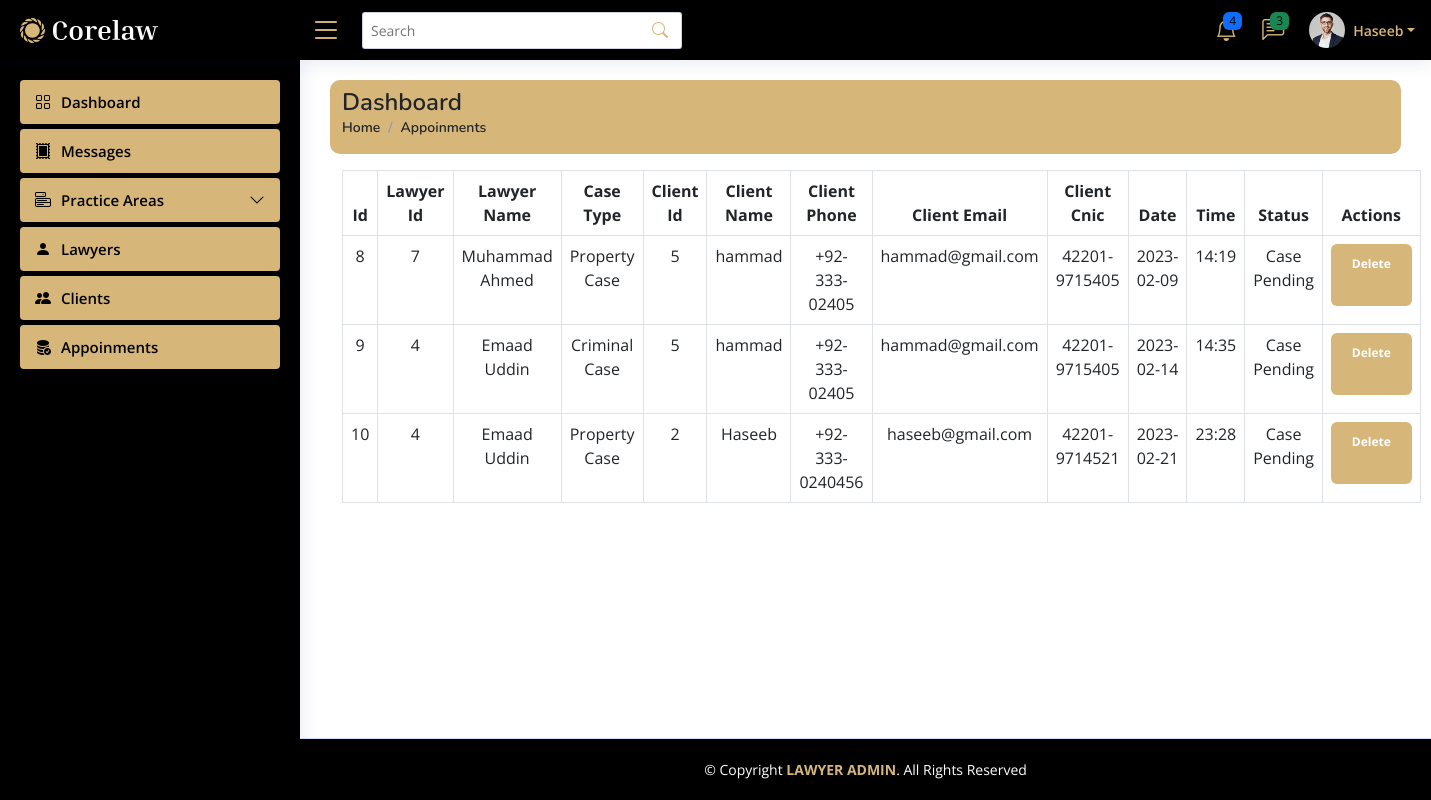
Page /Admin/Dashboard/appoinments.php (signed in) on the committed database.
### tables this page shows
CREATE TABLE `appoinments` (
  `Id` int(11) NOT NULL,
  `Lawyer_Id` int(11) DEFAULT NULL,
  `Lawyer_name` varchar(100) NOT NULL,
  `Case_type` varchar(50) DEFAULT NULL,
  `Client_Id` int(11) DEFAULT NULL,
  `Client_name` varchar(50) DEFAULT NULL,
  `Client_phone` varchar(50) DEFAULT NULL,
  `Client_email` varchar(50) DEFAULT NULL,
  `Client_cnic` varchar(50) DEFAULT NULL,
  `Date` varchar(20) DEFAULT NULL,
  `Time` varchar(20) DEFAULT NULL,
  `Status` varchar(50) NOT NULL
);

### Admin/Dashboard/appoinments.php (the view, shortened to what this page needs)
<?php
include 'includes/header.php';
?>
<div class="container">
    <div class="row">
        <div style="background-color: #D7B679; border-radius: 10px;" class="col-md-12">
            <div class="pagetitle mt-2 ">
                <h1 class="text-dark">Dashboard</h1>
                <nav>
                    <ol class="breadcrumb">
                        <li class="breadcrumb-item"><a class="text-dark" href="index.php">Home</a></li>
                        <li class="breadcrumb-item active text-dark">Appoinments</li>
                    </ol>
                </nav>
            </div>
        </div>
    </div>
</div>
<div class="container mt-3">
    <div class="row">
        <div class="col-md-12">
            <table class="table table-bordered text-center">
                <thead>
                    <tr>
                        <th scope="col">Id</th>
                        <th scope="col">Lawyer Id</th>
                        <th scope="col">Lawyer Name</th>
                        <th scope="col">Case Type</th>
                        <th scope="col">Client Id</th>
                        <th scope="col">Client Name</th>
                        <th scope="col">Client Phone</th>
                        <th scope="col">Client Email</th>
                        <th scope="col">Client Cnic</th>
                        <th scope="col">Date</th>
                        <th scope="col">Time</th>
                        <th scope="col">Status</th>
                        <th scope="col">Actions</th>
                    </tr>
                </thead>
                <tbody>
                    <?php
                    $show = "SELECT * FROM `appoinments` ";
                    $pdo_statement = $pdo_con->prepare($show);
                    $pdo_statement->execute();
                    $result = $pdo_statement->fetchAll(PDO::FETCH_ASSOC);
                    if ($pdo_statement->rowCount() > 0) {
                        foreach ($result as $row) { ?>
                            <tr>
                                <td><?php echo $row['Id'] ?></td>
                                <td><?php echo $row['Lawyer_Id'] ?></td>
                                <td><?php echo $row['Lawyer_name'] ?></td>
                                <td><?php echo $row['Case_type'] ?></td>
                                <td><?php echo $row['Client_Id'] ?></td>
                                <td><?php echo $row['Client_name'] ?></td>
                                <td><?php echo $row['Client_phone'] ?></td>
                                <td><?php echo $row['Client_email'] ?></td>
                                <td><?php echo $row['Client_cnic'] ?></td>
                                <td><?php echo $row['Date'] ?></td>
                                <td><?php echo $row['Time'] ?></td>
                                <td><?php echo $row['Status'] ?></td>
                                <td><button name="btn_delete" class="btn" style="background-color: #D7B679;">
                                        <?php echo "<a class='badge badge-danger' href='?type=delete&id=" . $row['id'] . "'>Delete</a>&nbsp;"; ?>
                                    </button></td>
                            </tr>
                    <?php  }
                    }
                    ?>
                </tbody>
            </table>
        </div>
    </div>
</div>
<?php include 'includes/footer.php'; ?>

### Admin/Dashboard/Includes/header.php (shortened to what this page needs)
<!DOCTYPE html>
<html lang="en">
<head>
  <link href="assets/vendor/bootstrap/css/bootstrap.min.css" rel="stylesheet">
  <link href="assets/vendor/bootstrap-icons/bootstrap-icons.css" rel="stylesheet">
  <link href="assets/vendor/boxicons/css/boxicons.min.css" rel="stylesheet">
  <link href="assets/vendor/quill/quill.snow.css" rel="stylesheet">
  <link href="assets/vendor/quill/quill.bubble.css" rel="stylesheet">
  <link href="assets/vendor/remixicon/remixicon.css" rel="stylesheet">
  <link href="assets/vendor/simple-datatables/style.css" rel="stylesheet">
  <link href="assets/css/style.css" rel="stylesheet">
</head>
<body class="bg-white">
  <?php
  if (isset($_SESSION['role']) == "Admin" ) { ?>
    <header id="header" class="header fixed-top d-flex align-items-center bg-black">
      <div class="d-flex align-items-center justify-content-center ">
        <a href="./index.php" class="logo d-flex align-items-center ">
          <img src="assets/img/header3-logo.svg" alt="">
        </a>
        <i class="bi bi-list toggle-sidebar-btn" style="color: #D7B679;"></i>
      </div>
      <div class="search-bar">
        <form class="search-form d-flex align-items-center" method="POST" action="#">
          <input type="text" name="query" placeholder="Search" title="Enter search keyword">
          <button type="submit" title="Search"><i class="bi bi-search" style="color: #D7B679;"></i></button>
        </form>
      </div>
      <nav class="header-nav ms-auto">
        <ul class="d-flex align-items-center">
          <li class="nav-item dropdown">
            <a class="nav-link nav-icon" style="color: #D7B679;" href="#" data-bs-toggle="dropdown">
              <i class="bi bi-bell"></i>
              <span class="badge bg-primary badge-number">4</span>
            </a>
          </li>
          <li class="nav-item dropdown">
            <a class="nav-link nav-icon" style="color: #D7B679;" href="#" data-bs-toggle="dropdown">
              <i class="bi bi-chat-left-text"></i>
              <span class="badge bg-success badge-number">3</span>
            </a>
          </li>
          <li class="nav-item dropdown pe-3">
            <a class="nav-link nav-profile d-flex align-items-center pe-0" href="#" data-bs-toggle="dropdown">
              <img src="assets/img/profile-img.jpg" alt="Profile" class="rounded-circle">
              <span class="d-none d-md-block dropdown-toggle ps-2" style="color: #D7B679;"><?php echo $_SESSION['username'] ?></span>
            </a>
          </li>
        </ul>
      </nav>
    </header>
    <aside id="sidebar" class="sidebar" style="background-color: black;">
      <ul class="sidebar-nav" id="sidebar-nav">
        <li class="nav-item">
          <a class="nav-link collapsed" style="background-color: #D7B679;" href="index.php">
            <i class="bi bi-grid" style="color: black;"></i>
            <span>Dashboard</span>
          </a>
        </li>
        <li class="nav-item">
          <a class="nav-link collapsed" style="background-color: #D7B679;" href="Contact_us_messages.php">
            <i class="bi bi-postage-fill" style="color: black;"></i>
            <span>Messages</span>
          </a>
        </li>
        <li class="nav-item">
          <a class="nav-link collapsed" style="background-color: #D7B679; " data-bs-target="#Practice" data-bs-toggle="collapse" href="#">
            <i class="bi bi-menu-button" style="color: black;"></i><span>Practice Areas</span><i style="color: black;" class="bi bi-chevron-down ms-auto"></i>
          </a>
        </li>
        <li class="nav-item">
          <a class="nav-link collapsed" style="background-color: #D7B679; " href="lawyers.php">
            <i class="bi bi-person-fill" style="color: black;"></i><span>Lawyers</span>
          </a>
        </li>
        <li class="nav-item">
          <a class="nav-link collapsed" style="background-color: #D7B679; color: black;" href="clients.php">
            <i class="bi bi-people-fill" style="color: black;"></i><span>Clients</span>
          </a>
        </li>
        <li class="nav-item">
          <a class="nav-link collapsed" style="background-color: #D7B679; color: black;" href="appoinments.php">
            <i class="bi bi-database-fill-check" style="color: black;"></i><span>Appoinments</span>
          </a>
        </li>
      </ul>
    </aside>
    <main id="main" class="main">
    <?php  }
    else {
    header("location:../admin_login.php");
    }
    ?>

### Admin/Dashboard/Includes/footer.php (shortened to what this page needs)
  </main>
<footer id="footer" class="footer fixed-bottom bg-black">
  <div class="copyright" style="color: white">
    &copy; Copyright <span style="color: #D7B679; font-weight: bolder;">LAWYER ADMIN</span>. All Rights Reserved
  </div>
</footer>
</body>
</html>

### Admin/Dashboard/assets/css/style.css (style rules this page uses)
:root { scroll-behavior: smooth; }
body { font-family: "Open Sans", sans-serif; background: #f6f9ff; color: #444444; }
a { color: #4154f1; text-decoration: none; }
h1, h2, h3, h4, h5, h6 { font-family: "Nunito", sans-serif; }
#main { margin-top: 60px; padding: 20px 30px; transition: all 0.3s; }
.pagetitle { margin-bottom: 10px; }
.pagetitle h1 { font-size: 24px; margin-bottom: 0; font-weight: 600; color: #012970; }
.breadcrumb { font-size: 14px; font-family: "Nunito", sans-serif; color: #899bbd; font-weight: 600; }
.breadcrumb a { color: #899bbd; transition: 0.3s; }
.breadcrumb .breadcrumb-item::before { color: #899bbd; }
.breadcrumb .active { color: #51678f; font-weight: 600; }
.logo { line-height: 1; }
@media (min-width: 1200px) { .logo { width: 280px; } }
.logo img { max-height: 26px; margin-right: 6px; }
.header { transition: all 0.5s; z-index: 997; height: 60px; box-shadow: 0px 2px 20px rgba(1, 41, 112, 0.1); background-color: #fff; padding-left: 20px; }
.header .toggle-sidebar-btn { font-size: 32px; padding-left: 10px; cursor: pointer; color: #012970; }
.header .search-bar { min-width: 360px; padding: 0 20px; }
.header .search-form { width: 100%; }
.header .search-form input { border: 0; font-size: 14px; color: #012970; border: 1px solid rgba(1, 41, 112, 0.2); padding: 7px 38px 7px 8px; border-radius: 3px; transition: 0.3s; width: 100%; }
.header .search-form button { border: 0; padding: 0; margin-left: -30px; background: none; }
.header .search-form button i { color: #012970; }
.header-nav ul { list-style: none; }
.header-nav>ul { margin: 0; padding: 0; }
.header-nav .nav-icon { font-size: 22px; color: #012970; margin-right: 25px; position: relative; }
.header-nav .nav-profile { color: #012970; }
.header-nav .nav-profile img { max-height: 36px; }
.header-nav .nav-profile span { font-size: 14px; font-weight: 600; }
.header-nav .badge-number { position: absolute; inset: -2px -5px auto auto; font-weight: normal; font-size: 12px; padding: 3px 6px; }
.sidebar { position: fixed; top: 60px; left: 0; bottom: 0; width: 300px; z-index: 996; transition: all 0.3s; padding: 20px; overflow-y: auto; scrollbar-width: thin; scrollbar-color: #aab7cf transparent; box-shadow: 0px 0px 20px rgba(1, 41, 112, 0.1); background-color: #fff; }
@media (min-width: 1200px) { #main, #footer { margin-left: 300px; } }
.sidebar-nav { padding: 0; margin: 0; list-style: none; }
.sidebar-nav li { padding: 0; margin: 0; list-style: none; }
.sidebar-nav .nav-item { margin-bottom: 5px; }
.sidebar-nav .nav-link { display: flex; align-items: center; font-size: 15px; font-weight: 600; color: #4154f1; transition: 0.3; background: #f6f9ff; padding: 10px 15px; border-radius: 4px; }
.sidebar-nav .nav-link i { font-size: 16px; margin-right: 10px; color: #4154f1; }
.sidebar-nav .nav-link.collapsed { color: #012970; background: #fff; }
.sidebar-nav .nav-link.collapsed i { color: #899bbd; }
.sidebar-nav .nav-link .bi-chevron-down { margin-right: 0; transition: transform 0.2s ease-in-out; }
.footer { padding: 20px 0; font-size: 14px; transition: all 0.3s; border-top: 1px solid #cddfff; }
.footer .copyright { text-align: center; color: #012970; }

### Admin/Dashboard/Includes/header.php (style rules this page uses)
.nav-item span { color: black; }

### rows in the picture
appoinments: Id "8", Lawyer_Id "7", Lawyer_name "Muhammad Ahmed", Case_type "Property Case", Client_Id "5", Client_name "hammad", Client_phone "+92-333-02405", Client_email "hammad@gmail.com", Client_cnic "42201-9715405", Date "2023-02-09", Time "14:19", Status "Case Pending"
appoinments: Id "9", Lawyer_Id "4", Lawyer_name "Emaad Uddin", Case_type "Criminal Case", Client_Id "5", Client_name "hammad", Client_phone "+92-333-02405", Client_email "hammad@gmail.com", Client_cnic "42201-9715405", Date "2023-02-14", Time "14:35", Status "Case Pending"
appoinments: Id "10", Lawyer_Id "4", Lawyer_name "Emaad Uddin", Case_type "Property Case", Client_Id "2", Client_name "Haseeb", Client_phone "+92-333-0240456", Client_email "haseeb@gmail.com", Client_cnic "42201-9714521", Date "2023-02-21", Time "23:28", Status "Case Pending"

### other values in the picture
$_SESSION['username'] "Haseeb"
